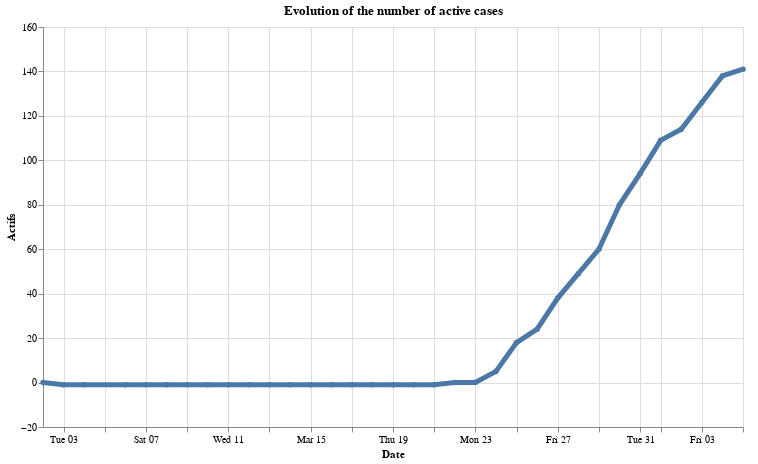

The notebook cell this image was saved under:
### Code cell
chart = alt.Chart(evol_cases.reset_index()).mark_line(size=5, point=True).encode(
    x='Date:T',
    y='Actifs:Q'
).properties(title="Evolution of the number of active cases", height=400, width=700)

chart

### Figure 1 — Vega-Lite specification as saved in the notebook (floating-point values rounded to 4 significant figures)
{"config": {"view": {"continuousWidth": 400, "continuousHeight": 300}}, "data": {"name": "data-9687960a683b4f41455ff621f7f8a731"}, "mark": {"type": "line", "point": true, "size": 5}, "encoding": {"x": {"field": "Date", "type": "temporal"}, "y": {"field": "Actifs", "type": "quantitative"}}, "height": 400, "title": "Evolution of the number of active cases", "width": 700, "$schema": "https://vega.github.io/schema/vega-lite/v4.17.0.json", "datasets": {"data-9687960a683b4f41455ff621f7f8a731": [{"Date": "2020-03-02T00:00:00", "Positif": 1, "Negatif": 0, "Décédé": 0.0, "Guéri": 1.0, "Actifs": 0.0}, {"Date": "2020-03-03T00:00:00", "Positif": 2, "Negatif": 1, "Décédé": 0.0, "Guéri": 3.0, "Actifs": -1.0}, {"Date": "2020-03-04T00:00:00", "Positif": 4, "Negatif": 1, "Décédé": 0.0, "Guéri": 5.0, "Actifs": -1.0}, {"Date": "2020-03-06T00:00:00", "Positif": 4, "Negatif": 3, "Décédé": 0.0, "Guéri": 5.0, "Actifs": -1.0}, {"Date": "2020-03-07T00:00:00", "Positif": 4, "Negatif": 5, "Décédé": 0.0, "Guéri": 5.0, "Actifs": -1.0}, {"Date": "2020-03-08T00:00:00", "Positif": 4, "Negatif": 7, "Décédé": 0.0, "Guéri": 5.0, "Actifs": -1.0}, {"Date": "2020-03-09T00:00:00", "Positif": 4, "Negatif": 13, "Décédé": 0.0, "Guéri": 5.0, "Actifs": -1.0}, {"Date": "2020-03-10T00:00:00", "Positif": 4, "Negatif": 14, "Décédé": 0.0, "Guéri": 5.0, "Actifs": -1.0}, {"Date": "2020-03-11T00:00:00", "Positif": 5, "Negatif": 21, "Décédé": 0.0, "Guéri": 6.0, "Actifs": -1.0}, {"Date": "2020-03-12T00:00:00", "Positif": 10, "Negatif": 22, "Décédé": 0.0, "Guéri": 11.0, "Actifs": -1.0}, {"Date": "2020-03-13T00:00:00", "Positif": 21, "Negatif": 22, "Décédé": 0.0, "Guéri": 22.0, "Actifs": -1.0}, {"Date": "2020-03-14T00:00:00", "Positif": 24, "Negatif": 22, "Décédé": 0.0, "Guéri": 25.0, "Actifs": -1.0}, {"Date": "2020-03-15T00:00:00", "Positif": 26, "Negatif": 22, "Décédé": 0.0, "Guéri": 27.0, "Actifs": -1.0}, {"Date": "2020-03-16T00:00:00", "Positif": 27, "Negatif": 30, "Décédé": 0.0, "Guéri": 28.0, "Actifs": -1.0}, {"Date": "2020-03-17T00:00:00", "Positif": 31, "Negatif": 70, "Décédé": 0.0, "Guéri": 32.0, "Actifs": -1.0}, {"Date": "2020-03-18T00:00:00", "Positif": 36, "Negatif": 92, "Décédé": 0.0, "Guéri": 37.0, "Actifs": -1.0}, {"Date": "2020-03-19T00:00:00", "Positif": 38, "Negatif": 112, "Décédé": 0.0, "Guéri": 39.0, "Actifs": -1.0}, {"Date": "2020-03-20T00:00:00", "Positif": 47, "Negatif": 159, "Décédé": 0.0, "Guéri": 48.0, "Actifs": -1.0}, {"Date": "2020-03-21T00:00:00", "Positif": 56, "Negatif": 181, "Décédé": 0.0, "Guéri": 57.0, "Actifs": -1.0}, {"Date": "2020-03-22T00:00:00", "Positif": 67, "Negatif": 255, "Décédé": 1.0, "Guéri": 67.0, "Actifs": 0.0}, {"Date": "2020-03-23T00:00:00", "Positif": 79, "Negatif": 304, "Décédé": 1.0, "Guéri": 79.0, "Actifs": 0.0}, {"Date": "2020-03-24T00:00:00", "Positif": 86, "Negatif": 356, "Décédé": 1.0, "Guéri": 81.0, "Actifs": 5.0}, {"Date": "2020-03-25T00:00:00", "Positif": 99, "Negatif": 485, "Décédé": 1.0, "Guéri": 81.0, "Actifs": 18.0}, {"Date": "2020-03-26T00:00:00", "Positif": 105, "Negatif": 609, "Décédé": 1.0, "Guéri": 81.0, "Actifs": 24.0}, {"Date": "2020-03-27T00:00:00", "Positif": 119, "Negatif": 739, "Décédé": 1.0, "Guéri": 81.0, "Actifs": 38.0}, {"Date": "2020-03-28T00:00:00", "Positif": 130, "Negatif": 826, "Décédé": 1.0, "Guéri": 81.0, "Actifs": 49.0}, {"Date": "2020-03-29T00:00:00", "Positif": 141, "Negatif": 966, "Décédé": 1.0, "Guéri": 81.0, "Actifs": 60.0}, {"Date": "2020-03-30T00:00:00", "Positif": 161, "Negatif": 1033, "Décédé": 1.0, "Guéri": 81.0, "Actifs": 80.0}, {"Date": "2020-03-31T00:00:00", "Positif": 175, "Negatif": 1117, "Décédé": 2.0, "Guéri": 81.0, "Actifs": 94.0}, {"Date": "2020-04-01T00:00:00", "Positif": 190, "Negatif": 1297, "Décédé": 2.0, "Guéri": 81.0, "Actifs": 109.0}, {"Date": "2020-04-02T00:00:00", "Positif": 195, "Negatif": 1379, "Décédé": 2.0, "Guéri": 81.0, "Actifs": 114.0}, {"Date": "2020-04-03T00:00:00", "Positif": 207, "Negatif": 1520, "Décédé": 2.0, "Guéri": 81.0, "Actifs": 126.0}, {"Date": "2020-04-04T00:00:00", "Positif": 219, "Negatif": 1685, "Décédé": 2.0, "Guéri": 81.0, "Actifs": 138.0}, {"Date": "2020-04-05T00:00:00", "Positif": 222, "Negatif": 1774, "Décédé": 2.0, "Guéri": 81.0, "Actifs": 141.0}]}}
